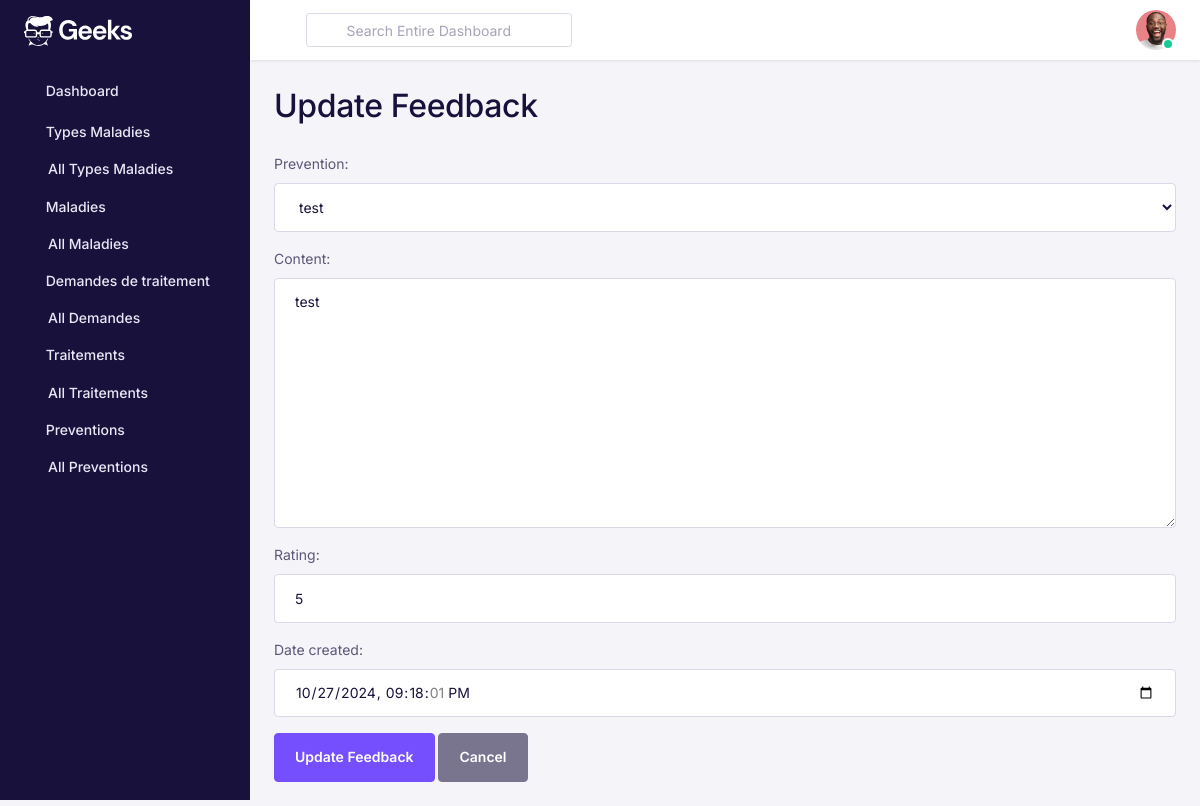
The app's page /feedback/update/1/ with its own data.
### FeedbacksApp/models.py (models this page shows, shortened)
class Feedback(models.Model):
    prevention = models.ForeignKey(
        'PreventionApp.Prevention',  # Ensure this is correct
        on_delete=models.CASCADE,
        related_name='feedbacks'
    )
    content = models.TextField()
    rating = models.PositiveIntegerField(null=True, blank=True)
    date_created = models.DateTimeField(default=timezone.now)

### FeedbacksApp/views.py (the view, shortened to what this page needs)
# urls.py: path('feedback/update/<int:pk>/', FeedbackUpdateView.as_view(), name='feedback_update'),
class FeedbackUpdateView(UpdateView):
    model = Feedback
    form_class = FeedbackForm
    template_name = 'feedback_update_form.html'  # Ensure this file exists
    context_object_name = 'feedback'

### FeedbacksApp/forms.py
class FeedbackForm(forms.ModelForm):
    class Meta:
        model = Feedback
        fields = ['prevention', 'content', 'rating', 'date_created']
        widgets = {
            'prevention': forms.Select(attrs={'class': 'form-control'}),
            'content': forms.Textarea(attrs={'class': 'form-control', 'placeholder': 'Write your feedback...'}),
            'rating': forms.NumberInput(attrs={'class': 'form-control', 'min': 1, 'max': 5, 'placeholder': 'Rate out of 5'}),
            'date_created': forms.DateTimeInput(attrs={'class': 'form-control', 'type': 'datetime-local'}),
        }

### PreventionApp/models.py (called while the page is built)
    def __str__(self):
        return self.title

### FeedbacksApp/Templates/feedback_update_form.html (shortened to what this page needs)
<!DOCTYPE html>
<html lang="en">
<head>
    {% load static %}
  <link href="{% static 'assets/fonts/feather/feather.css' %}" rel="stylesheet" />
  <link href="{% static 'assets/libs/dragula/dist/dragula.min.css' %}" rel="stylesheet" />
  <link href="{% static 'assets/libs/@mdi/font/css/materialdesignicons.min.css' %}" rel="stylesheet" />
  <link href="{% static 'assets/libs/prismjs/themes/prism.css' %}" rel="stylesheet" />
  <link href="{% static 'assets/libs/dropzone/dist/dropzone.css' %}" rel="stylesheet" />
  <link href="{% static 'assets/libs/magnific-popup/dist/magnific-popup.css' %}" rel="stylesheet" />
  <link href="{% static 'assets/libs/bootstrap-select/dist/css/bootstrap-select.min.css' %}" rel="stylesheet">
  <link href="{% static 'assets/libs/@yaireo/tagify/dist/tagify.css' %}" rel="stylesheet">
  <link href="{% static 'assets/libs/tiny-slider/dist/tiny-slider.css' %}" rel="stylesheet">
  <link href="{% static 'assets/libs/tippy.js/dist/tippy.css' %}" rel="stylesheet">
  <link rel="stylesheet" href="{% static 'assets/css/theme.min.css' %}">
</head>
<body>
    <div id="db-wrapper">
        {% include 'sidebar.html' %}
        <div id="page-content">
            <div class="header">
                {% include 'navbar.html' %}
            </div>
            <div class="container-fluid p-4">
                <h1 class="mb-4">Update Feedback</h1>
                <form method="POST">
                    {{ form.as_p }}
                    <button type="submit" class="btn btn-primary">Update Feedback</button>
                    <a href="{% url 'feedback_all' %}" class="btn btn-secondary">Cancel</a>
                </form>
            </div>
        </div>
    </div>
</body>
</html>

### records on screen
Feedback: prevention "test", content "test", rating "5", date_created "10/27/2024 21:18:01"
